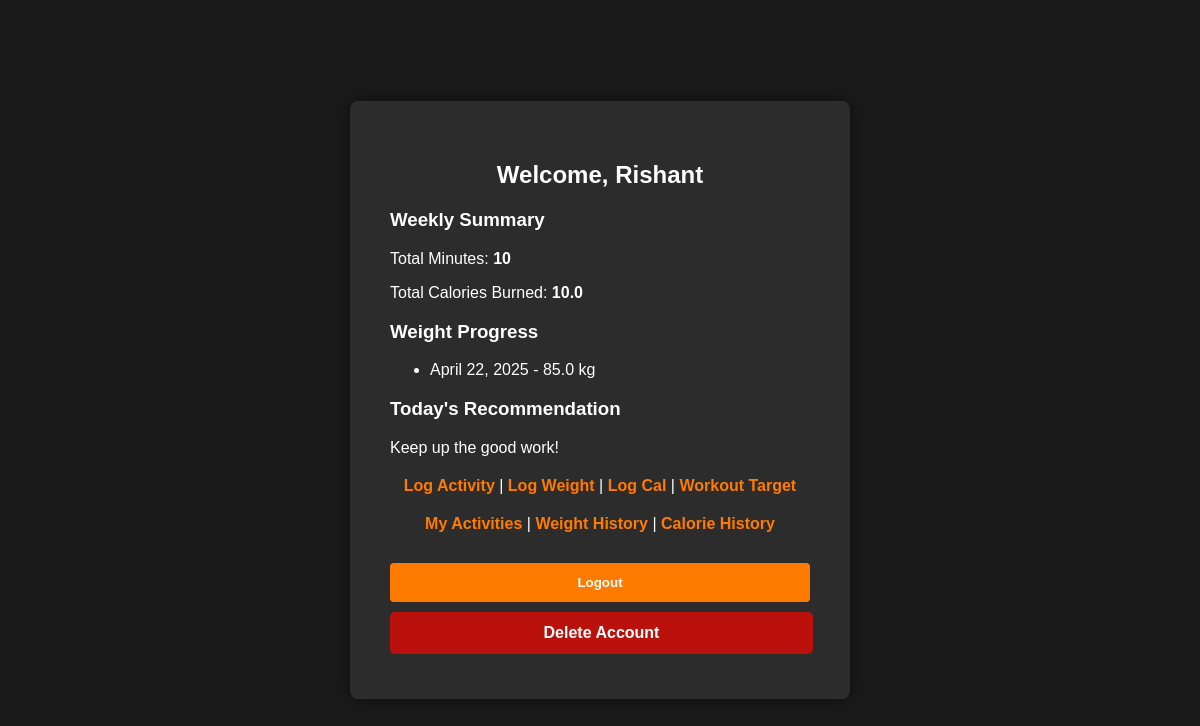
/trainees/dashboard/ (signed in), run on an earlier commit of the app's database.
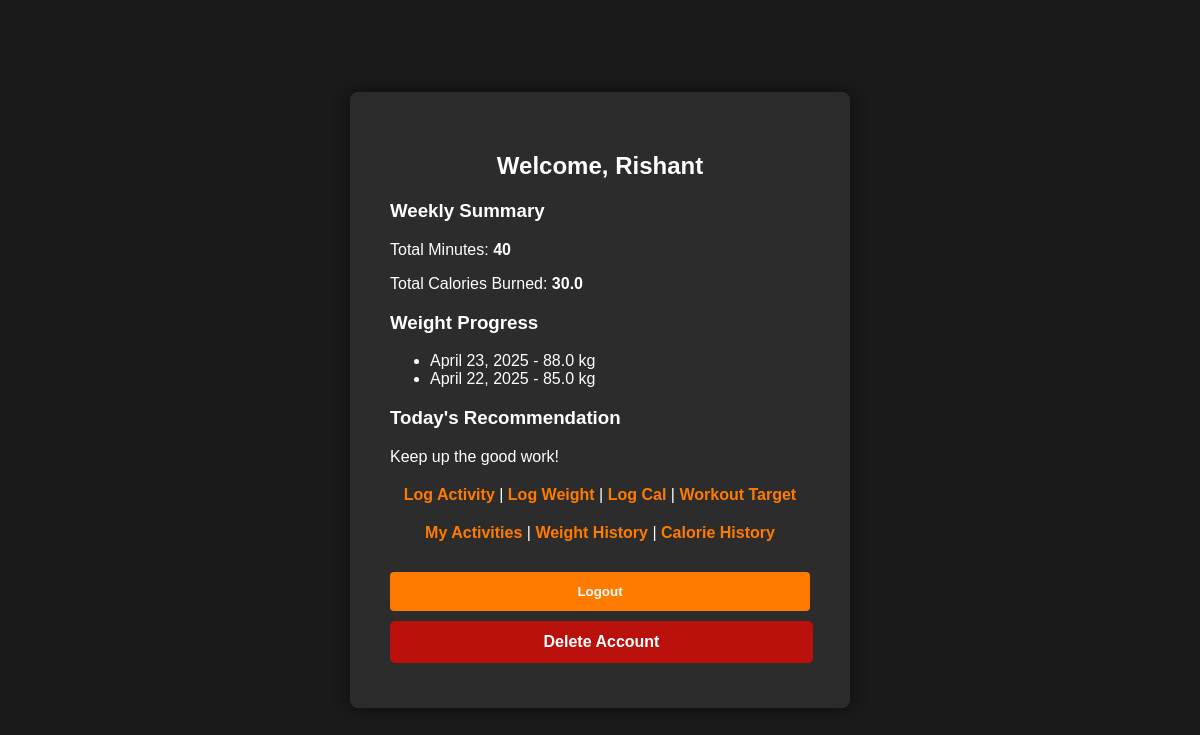
And on a later commit of the database.
### trainees/models.py (models this page shows)
class WeightLog(models.Model):
    trainee = models.ForeignKey(Trainee, on_delete=models.CASCADE)
    weight_kg = models.FloatField()
    date = models.DateField(auto_now_add=True)

### trainees/views.py (the view)
# urls.py: path('dashboard/', views.trainee_dashboard, name='trainee_dashboard'),
@login_required
def trainee_dashboard(request):
    trainee = request.user.trainee_profile
    today = now().date()
    one_week_ago = today - timedelta(days=7)
    activities = Activity.objects.filter(trainee=trainee, date__gte=one_week_ago)
    weight_logs = WeightLog.objects.filter(trainee=trainee).order_by('-date')[:5]
    weekly_minutes = sum(a.duration_minutes for a in activities)
    weekly_calories = sum(a.calories_burned for a in activities)
    today_recommendation = Recommendation.objects.filter(
        trainee=trainee,
        created_at__date=today
    ).order_by('-created_at').first()
    if today_recommendation:
        recommendation = today_recommendation.message
    else:
        recommendation = generate_recommendation(trainee)
    context = {
        'weekly_minutes': weekly_minutes,
        'weekly_calories': weekly_calories,
        'weight_logs': weight_logs,
        'recommendation': recommendation,
    }
    return render(request, 'trainees/dashboard.html', context)

### trainees/views.py (called while the page is built)
def generate_recommendation(trainee):
    last_activity = Activity.objects.filter(trainee=trainee).order_by('-date').first()
    if not last_activity:
        return "Start light today with some cardio!"
    if last_activity.name.lower() == 'treadmill' and last_activity.duration_minutes > 30:
        return "Go easy today. Try yoga or stretching."
    elif last_activity.name.lower() == 'weightlifting':
        return "Consider a light cardio session today."
    return "Keep up the good work!"

### gymmanagement/templates/trainees/dashboard.html (shortened to what this page needs)
{% extends 'users/base.html' %}
{% block content %}
<div class="login-box">
    <h2>Welcome, {{ user.username }}</h2>
    <div class="section">
        <h3>Weekly Summary</h3>
        <p>Total Minutes: <strong>{{ weekly_minutes }}</strong></p>
        <p>Total Calories Burned: <strong>{{ weekly_calories }}</strong></p>
    </div>
    <div class="section">
        <h3>Weight Progress</h3>
        {% if weight_logs %}
            <ul>
                {% for log in weight_logs %}
                    <li>{{ log.date }} - {{ log.weight_kg }} kg</li>
                {% endfor %}
            </ul>
        {% else %}
            <p>No weight logs yet.</p>
        {% endif %}
    </div>
    <div class="section">
        <h3>Today's Recommendation</h3>
        <p>{{ recommendation }}</p>
    </div>
    <div class="signup-section">
        <a href="{% url 'log_activity' %}" class="signup-link">Log Activity</a> |
        <a href="{% url 'log_weight' %}" class="signup-link">Log Weight</a> |
        <a href="{% url 'log_calories' %}" class="signup-link">Log Cal</a> |
        <a href="{% url 'view_workout_target' %}" class="signup-link">Workout Target</a>
    </div>
    <div class="signup-section">
        <a href="{% url 'view_activities' %}" class="signup-link">My Activities</a> |
        <a href="{% url 'view_weight_logs' %}" class="signup-link">Weight History</a> |
        <a href="{% url 'view_calorie_log' %}" class="signup-link">Calorie History</a>
    </div>
    <div class="signup-section" style="margin-top: 30px;">
        <form method="post" action="{% url 'logout' %}">
            <button type="submit" class="btn">Logout</button>
        </form>
        <a href="{% url 'delete_account' %}" class="btn btn-danger" style="margin-top: 10px; width : 95%">Delete Account</a>
    </div>
</div>
{% endblock %}

What changed in the data, as far as the page shows it:
added WeightLog: date "April 23, 2025", weight_kg "88.0"
Also different on the page:
{{ weekly_minutes }}: "10" → "40"
{{ weekly_calories }}: "10.0" → "30.0"
